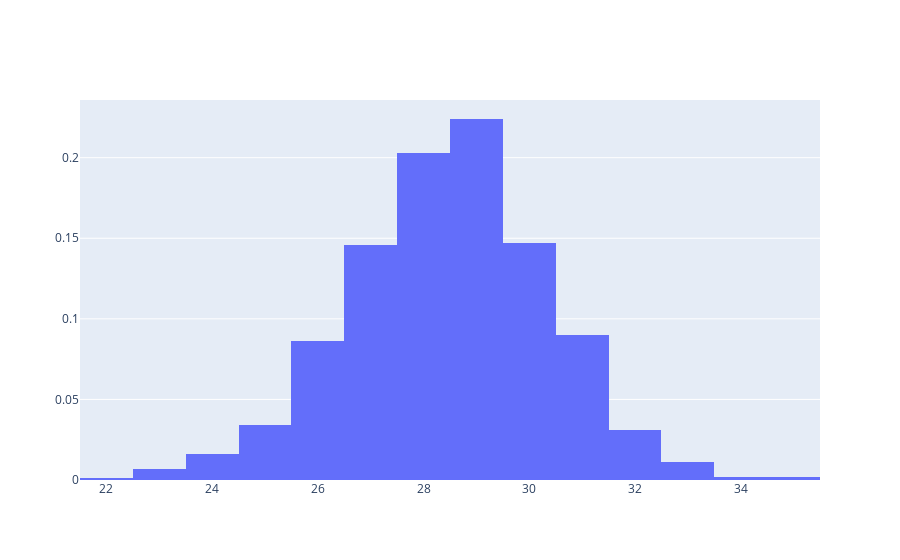
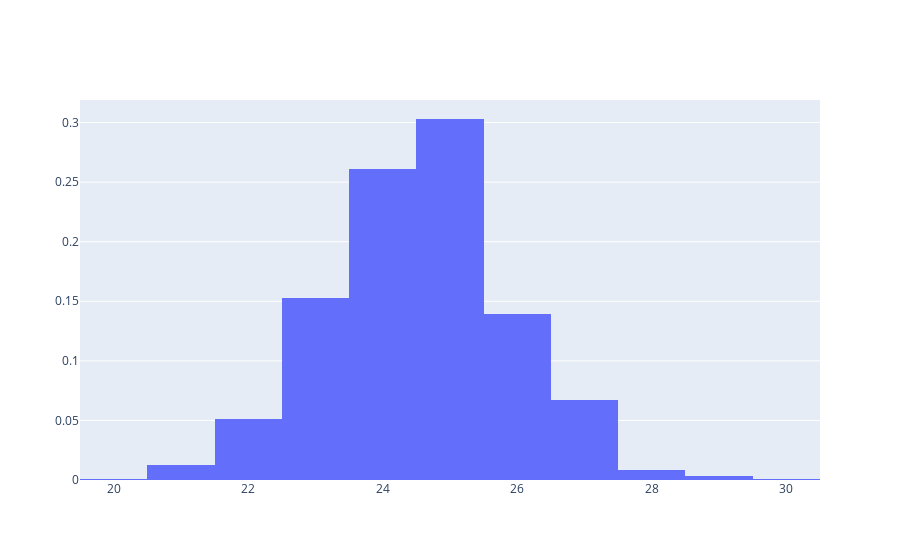
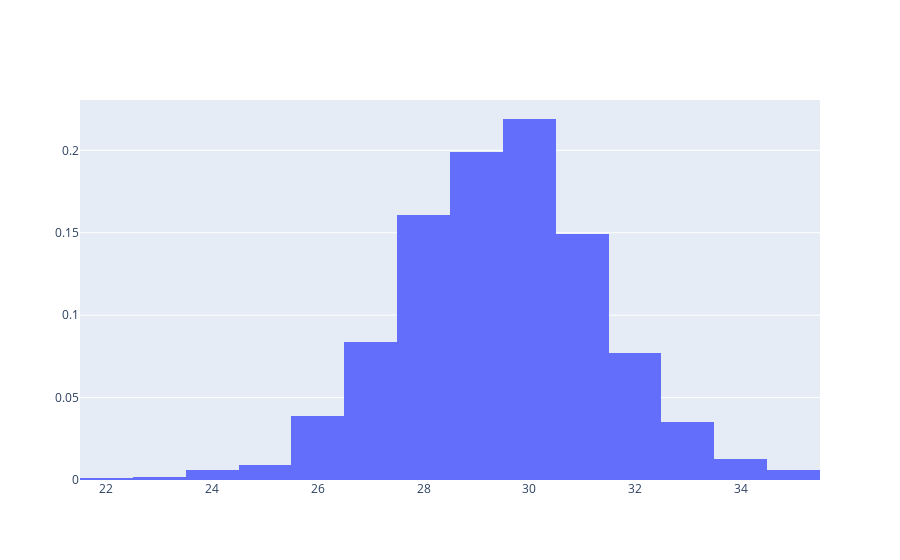

Source (notebook cell) for these figures, in order:
### Code cell
from sklearn.preprocessing import MinMaxScaler, MaxAbsScaler

scaler = MinMaxScaler()

df_scaled = pd.DataFrame(scaler.fit_transform(df[['IQR', 'CoV', 'Bimodal', 'Normal', 'Max Prop']]), columns=['IQR', 'CoV', 'Bimodal', 'Normal', 'Max Prop'])

# plot top 3 
for i, row in df_scaled.sort_values('Bimodal', ascending=False).tail(3).iterrows():
    print(f"Distribution {i+1}")
    print(f"IQR: {row['IQR']:.2f}, CoV: {row['CoV']:.2f}, Bi: {row['Bimodal']:.2f}, Norm: {row['Normal']:.2f}, Max: {row['Max Prop']:.2f}")
    # plot his tof rld
    fig = go.Figure()
    fig.add_trace(go.Histogram(x=df['rld'][i], histnorm='probability'))
    fig.show()

### Figure 1 — Plotly figure (JSON) as saved in the notebook; plotly's stock layout.template omitted (floating-point values rounded to 4 significant figures; data arrays with more than 128 entries replaced by an {"elided": "..."} marker saying what was removed)
{"data": [{"histnorm": "probability", "type": "histogram", "x": {"elided": "1000 int values"}}], "layout": {}}

### Figure 2 — Plotly figure (JSON) as saved in the notebook; plotly's stock layout.template omitted (floating-point values rounded to 4 significant figures; data arrays with more than 128 entries replaced by an {"elided": "..."} marker saying what was removed)
{"data": [{"histnorm": "probability", "type": "histogram", "x": {"elided": "1000 int values"}}], "layout": {}}

### Figure 3 — Plotly figure (JSON) as saved in the notebook; plotly's stock layout.template omitted (floating-point values rounded to 4 significant figures; data arrays with more than 128 entries replaced by an {"elided": "..."} marker saying what was removed)
{"data": [{"histnorm": "probability", "type": "histogram", "x": {"elided": "1000 int values"}}], "layout": {}}
